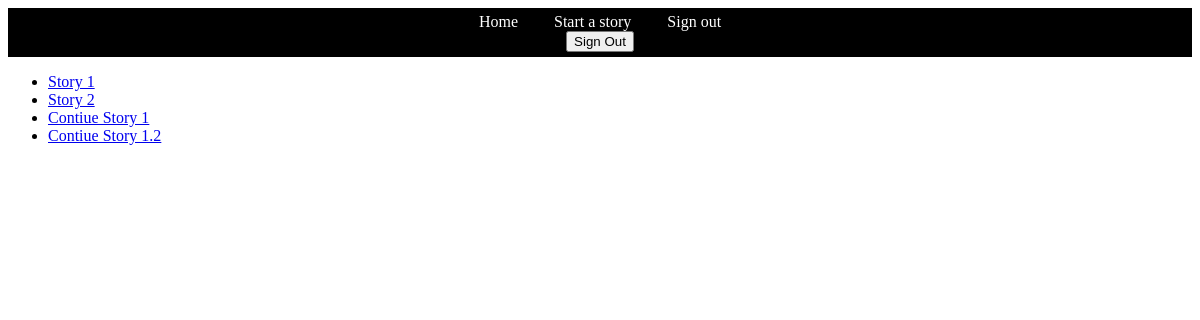
The page /myblog/home (signed in) on the database as committed earlier.
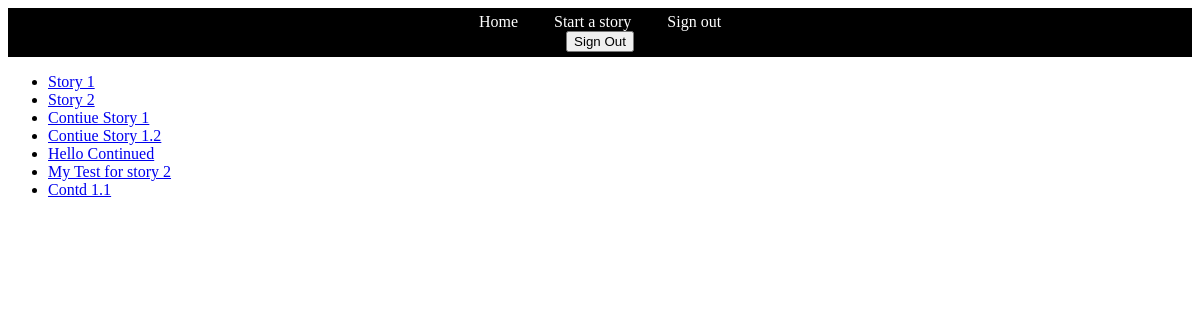
The same page on the database as committed later.
### myblog/models.py (models this page shows)
class Story(models.Model):
	story_id = models.UUIDField(primary_key=True, default=uuid.uuid4, editable=True)
	title = models.CharField(max_length=500)
	text = HTMLField()
	created_by = models.ForeignKey(User, editable=True)
	pub_date = models.DateTimeField(default=datetime.now,blank=True)

### myblog/views.py (the view)
@login_required
def home(request):
	all_stories = Story.objects.all()
	data = {"stories": all_stories}
	return render_to_response('home.html', data)

### myblog/templates/home.html (shortened to what this page needs)
<!DOCTYPE html PUBLIC "-//W3C//DTD XHTML 1.0 Transitional//EN" "http://www.w3.org/TR/xhtml1/DTD/xhtml1-transitional.dtd">
<html xmlns="http://www.w3.org/1999/xhtml">
<head>
</head>
<body>
<div id="navbar">
  <ul>
  <li><a href="#">Home</a></li>
  <li><a href="http://127.0.0.1:8000/myblog/editor">Start a story</a></li>
  <li><a href="http://127.0.0.1:8000/accounts/logout/">Sign out</a></li>
  {% load i18n %}
  <form method="post" action="{% url 'account_logout' %}">
    <button type="submit">{% trans 'Sign Out' %}</button>
  </form>
  </ul>
</div>
<ul>
{% for i in stories %}
<li><a href="/myblog/{{ i.story_id }}/StoryPage" >{{ i.title }}</li>
{% endfor %}
</ul>
</body>
</html>

Rows that differ between the two databases and show on the page:
added Story: title "Hello Continued"
added Story: title "My Test for story 2"
added Story: title "Contd 1.1"
